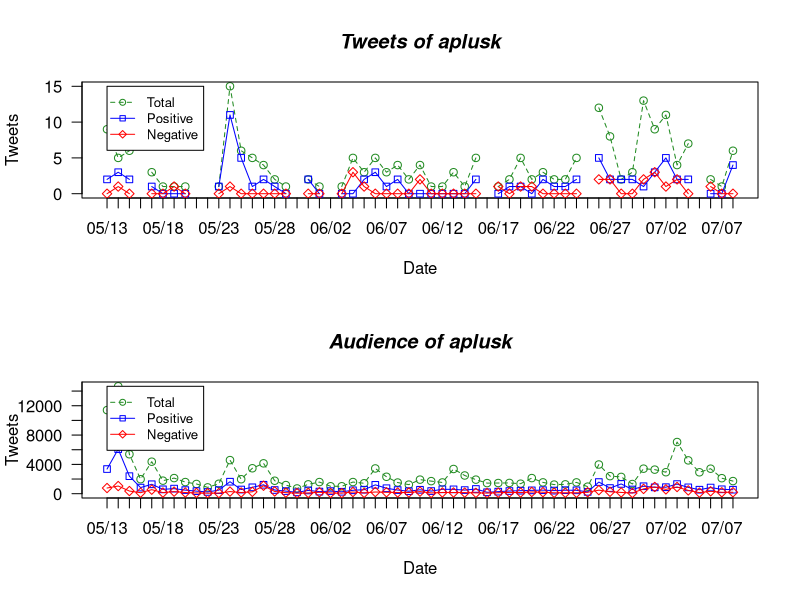

This figure's R source:
# This R script is for the sentiment analysis of audiences 
# of popular twitterers on Twitter.
# 
# Author: Younggue Bae
###############################################################################

setwd("D:/dev/workspace/r-project/twitter")

df_audiences = read.csv("twitter_audiences.csv")
df_populars = read.csv("twitter_populars.csv")
colnames(df_audiences) <- c("user", "create_date", "a.total_tweet_count", "a.total_user_count", 
		"a.positive_tweet_count", "a.positive_user_count", "a.negative_tweet_count", "a.negative_user_count")
colnames(df_populars) <- c("user", "create_date", "p.total_tweet_count", "p.positive_tweet_count", "p.negative_tweet_count")

# Initialize df_all
df_all = NULL
df_all = merge(df_audiences, df_populars, by = c("user", "create_date"), all = TRUE)


###
# Converts string to date.
###
ConvertDate <- function (str) {
	format(as.Date(str), format = "%m/%d")	
}


###
# Plots the audience sentiment time series of tweet count for the specified popular user
###
PlotAudienceByTweet <- function(user_name) {	
	# Get subset of the user
	df_user = subset(df_all, 
			select = c("create_date", 
					"a.total_tweet_count",  
					"a.positive_tweet_count",
					"a.negative_tweet_count"),
			subset = (user == user_name))
	
	# Compute the largest y value used in the data (or we could just use range again)
	max_y <- max(df_user$a.total_tweet_count)
	
	# Defines colors to be used 
	plot_colors <- c("forestgreen", "blue", "red")
	
	# Graph autos using y axis that ranges from 0 to max_y.
	# Turn off axes and annotations (axis labels) so we can 
	# specify them ourself
	plot(df_user$a.total_tweet_count, type = "o", col = plot_colors[1], lty = "dashed",
			ylim = c(0, max_y), axes = FALSE, ann = FALSE)
	
	# Make x axis
	axis(1, at = 1:length(df_user$create_date), lab = lapply(df_user$create_date, ConvertDate))
	
	# Make y axis with horizontal labels that display ticks at 
	# every 2000 marks.
	axis(2, las = 1, at = 2000*0:max_y)
	
	# Create box around plot
	box()
	
	# Graph line of positive tweet count
	lines(df_user$a.positive_tweet_count, type = "o", pch = 22, lty = "solid", 
			col = plot_colors[2])
	
	# Graph line of negative tweet count
	lines(df_user$a.negative_tweet_count, type = "o", pch = 23, lty = "solid", 
			col = plot_colors[3])
	
	# Create a title with a red, bold/italic font
	title(main = paste("Audience of", user_name), col.main = "black", font.main = 4)
	
	# Label the x and y axes
	title(xlab = "Date", col.lab = "black")
	title(ylab = "Tweets", col.lab = "black")
	
	# Create a legend at (1, max_y) that is slightly smaller 
	# (cex) and uses the same line colors and points used by 
	# the actual plots
	legend(1, max_y, 
			c("Total", "Positive", "Negative"), 
			cex = 0.8, col = plot_colors, 
			pch = 21:23, lty = c("dashed", "solid", "solid"))
}


###
# Plot the audience sentiment time series of user count for the specified popular user
###
PlotAudienceByUser <- function(user_name) {
	# Get subset of the user
	df_user = subset(df_all, 
			select = c("create_date", 
					"a.total_user_count",  
					"a.positive_user_count",
					"a.negative_user_count"),
			subset = (user == user_name))
	
	# Compute the largest y value used in the data (or we could just use range again)
	max_y <- max(df_user$a.total_user_count)
	
	# Defines colors to be used 
	plot_colors <- c("forestgreen", "blue", "red")
	
	# Graph autos using y axis that ranges from 0 to max_y.
	# Turn off axes and annotations (axis labels) so we can 
	# specify them ourself
	plot(df_user$a.total_user_count, type = "o", col = plot_colors[1], lty = "dashed",
			ylim = c(0, max_y), axes = FALSE, ann = FALSE)
	
	# Make x axis
	axis(1, at = 1:length(df_user$create_date), lab = lapply(df_user$create_date, ConvertDate))
	
	# Make y axis with horizontal labels that display ticks at 
	# every 2000 marks.
	axis(2, las = 1, at = 2000*0:max_y)
	
	# Create box around plot
	box()
	
	# Graph line of positive user count
	lines(df_user$a.positive_user_count, type = "o", pch = 22, lty = "solid", 
			col=plot_colors[2])
	
	# Graph line of negative user count
	lines(df_user$a.negative_user_count, type = "o", pch = 23, lty = "solid", 
			col=plot_colors[3])
	
	# Create a title with a red, bold/italic font
	title(main = paste("Audience of", user_name), col.main = "black", font.main = 4)
	
	# Label the x and y axes
	title(xlab = "Date", col.lab = "black")
	title(ylab = "Users", col.lab = "black")
	
	# Create a legend at (1, max_y) that is slightly smaller 
	# (cex) and uses the same line colors and points used by 
	# the actual plots
	legend(1, max_y, 
			c("Total", "Positive", "Negative"), 
			cex = 0.8, col = plot_colors, 
			pch = 21:23, lty = c("dashed", "solid", "solid"))
}


###
# Plot the popular user's sentiment time series for the specified popular user
###
PlotPopularUser <- function(user_name) {
	# Get subset of the user
	df_user = subset(df_all, 
			select = c("create_date", 
					"p.total_tweet_count",
					"p.positive_tweet_count",
					"p.negative_tweet_count"),
			subset = (user == user_name))
	
	# Compute the largest y value used in the data (or we could just use range again)
	max_y <- max(df_user$p.total_tweet_count, na.rm = TRUE)
	
	# Define colors to be used 
	plot_colors <- c("forestgreen", "blue", "red")
	
	# Graph autos using y axis that ranges from 0 to max_y.
	# Turn off axes and annotations (axis labels) so we can 
	# specify them ourself
	plot(df_user$p.total_tweet_count, type = "o", col = plot_colors[1], lty = "dashed",
			ylim = c(0, max_y), axes = FALSE, ann = FALSE)
	
	# Make x axis
	axis(1, at = 1:length(df_user$create_date), lab = lapply(df_user$create_date, ConvertDate))
	
	# Make y axis with horizontal labels that display ticks at 
	# every 2000 marks.
	axis(2, las = 1, at = 5*0:max_y)
	
	# Create box around plot
	box()
	
	# Graph line of positive tweet count of audience
	lines(df_user$p.positive_tweet_count, type = "o", pch = 22, lty = "solid", 
			col=plot_colors[2])
	
	# Graph line of negative tweet count of popular user
	lines(df_user$p.negative_tweet_count, type = "o", pch = 23, lty = "solid", 
			col=plot_colors[3])
	
	# Create a title with a red, bold/italic font
	title(main = paste("Tweets of", user_name), col.main = "black", font.main = 4)
	
	# Label the x and y axes
	title(xlab = "Date", col.lab = "black")
	title(ylab = "Tweets", col.lab = "black")
	
	# Create a legend at (1, max_y) that is slightly smaller 
	# (cex) and uses the same line colors and points used by 
	# the actual plots
	legend(1, max_y, 
			c("Total", "Positive", "Negative"), 
			cex = 0.8, col = plot_colors, 
			pch = 21:23, lty = c("dashed", "solid", "solid"))	
}


###
# Execute
###
# Split the screen into two rows and one column, defining screens 1 and 2.	
split.screen(figs = c(2, 1))
screen(1)
PlotPopularUser("aplusk")
screen(2)
PlotAudienceByTweet("aplusk")
#PlotAudienceByUser("aplusk")




